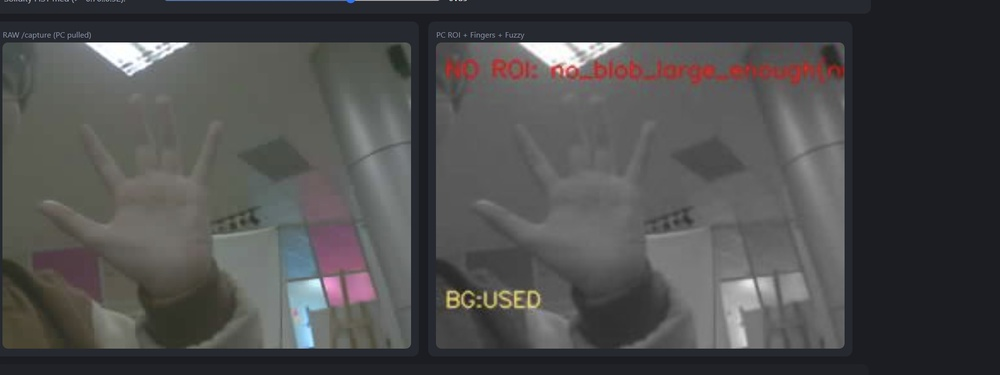
#> input picture esp32cam_stream_v3/new1.jpg, 1000 x 375 px, shrunk from 2046 x 768 before the run
$ python -i pc_background.py   (imports and definitions only)
#> lines starting #> are read from the running program, lines starting #| are printed output that depends on the picture
"""
Background reference cho ROI selection.

Y tuong:
    - User nhan "Calibrate" -> dashboard yeu cau rut tay khoi khung
    - Worker chup N frame, lay median -> luu lam background ref (gray)
    - Voi moi frame moi: diff = |frame - bg|, threshold -> "motion/change mask"
    - Mask nay AND voi skin mask -> chi giu vung vua co skin, vua co thay doi

Trang thai background luu trong RAM (process-local), khong persist.
"""

from __future__ import annotations

import threading
import time

import cv2
import numpy as np


class BackgroundReference:
    def __init__(self):
        self._lock = threading.Lock()
        self._bg_gray: np.ndarray | None = None   # uint8 grayscale, shape (H, W)
        self._calibrated_ts: float = 0.0
        # Calibrate session state
        self._collecting: bool = False
        self._frames: list[np.ndarray] = []
        self._target_count: int = 0
        self._started_ts: float = 0.0

    # ---- Calibration session ----

    # [29 lines left out: functions start_calibration, feed_frame, cancel_calibration, not called in this run]

    # ---- Status ----

    def is_collecting(self) -> bool:
        with self._lock:
            return self._collecting

    # [6 lines left out: function progress, not called in this run]

    def is_ready(self) -> bool:
        with self._lock:
            return self._bg_gray is not None

    # [5 lines left out: function calibrated_age_s, not called in this run]

    # ---- Diff ----

    def diff_mask(self, gray: np.ndarray, threshold: int = 25) -> np.ndarray | None:
        """
        |frame - bg| > threshold -> uint8 0/255.
        Tra None neu chua calibrate hoac shape mismatch.
        """
        with self._lock:
            if self._bg_gray is None:
                return None
            if self._bg_gray.shape != gray.shape:
                return None
            bg = self._bg_gray

        # Tinh ngoai lock cho nhanh
        diff = cv2.absdiff(gray, bg)
        _, mask = cv2.threshold(diff, threshold, 255, cv2.THRESH_BINARY)
        # Morphology: bot noise
        kernel = cv2.getStructuringElement(cv2.MORPH_ELLIPSE, (5, 5))
        mask = cv2.morphologyEx(mask, cv2.MORPH_OPEN, kernel, iterations=1)
        mask = cv2.morphologyEx(mask, cv2.MORPH_CLOSE, kernel, iterations=2)
        return mask

    # [6 lines left out: function reset, not called in this run]

>>> import cv2
>>> picture = cv2.imread('new1.jpg', cv2.IMREAD_GRAYSCALE)
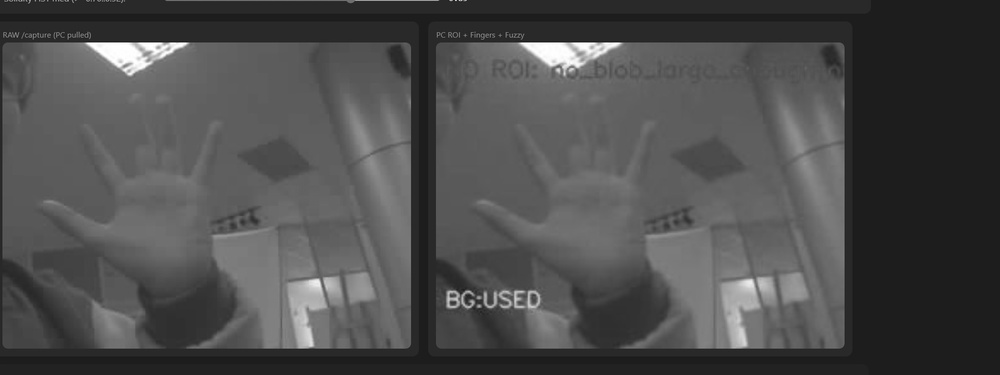
#> picture: shape (375, 1000); min 12, max 255, mean 76.7
>>> result = BackgroundReference().diff_mask(picture)
